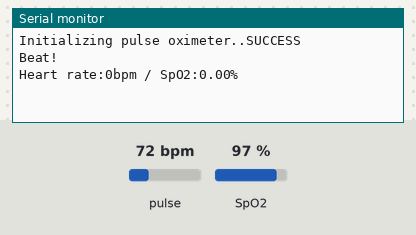
The sketch below on a simulated Arduino Uno, built with avr-gcc and run on an emulated ATmega328P. Shown: the last lines printed to the serial monitor. The inputs (shaded band) are chosen by the test bench; at power-on: pulse 72 bpm, SpO2 97 %.

Above: at 1.2 s.
1.3 s: pulse set to 42 bpm
At 2.7 s:
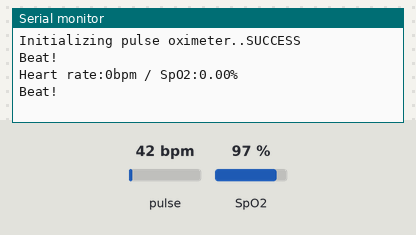
2.8 s: SpO2 set to 80 %
At 3.5 s:
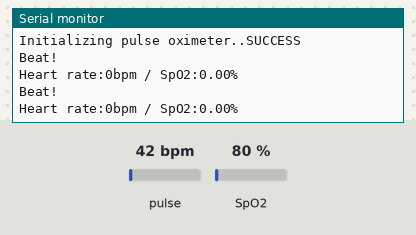
4.3 s: pulse set to 70 bpm
At 5.9 s:
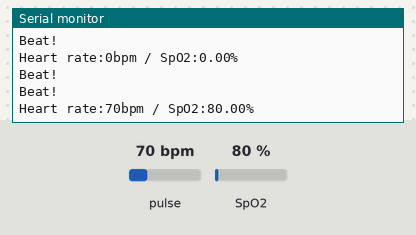

Measured:
- after the input at 4.3 s, the serial monitor: prints a new line after 0.76 s (image 3)

The sketch:

sensorinterface.ino
```cpp
#include <Wire.h>
#include "MAX30100_PulseOximeter.h"
#include <ArduinoJson.h>
#include <SoftwareSerial.h>

#define REPORTING_PERIOD_MS     1000
SoftwareSerial espSerial(2,3);
#define USE_ARDUINO_INTERRUPTS true
PulseOximeter pox;

uint32_t tsLastReport = 0;
int hr = 0;
float spo2 = 0;

void onBeatDetected() {
    Serial.println("Beat!");
}

void setup() {
    Serial.begin(9600);
    espSerial.begin(9600);
    Serial.print("Initializing pulse oximeter..");

    // Initialize sensor
    if (!pox.begin()) {
        Serial.println("FAILED");
        for(;;);
    } else {
        Serial.println("SUCCESS");
    }

  // Configure sensor to use 7.6mA for LED drive
  pox.setIRLedCurrent(MAX30100_LED_CURR_7_6MA);

    // Register a callback routine
    pox.setOnBeatDetectedCallback(onBeatDetected);
}

void loop() {
    // Read from the sensor
    pox.update();

    // Grab the updated heart rate and SpO2 levels
    if (millis() - tsLastReport > REPORTING_PERIOD_MS) {
        Serial.print("Heart rate:");
        hr = pox.getHeartRate();
        Serial.print(hr);
        Serial.print("bpm / SpO2:");
        spo2 = pox.getSpO2();
        Serial.print(spo2);
        Serial.println("%");
        StaticJsonDocument<1000> jsonBuffer;
        JsonObject data = jsonBuffer.to<JsonObject>();
        data["heart_rate"] = hr;
        data["spo2"] = spo2;
        serializeJson(data, espSerial);
        jsonBuffer.clear();
        //temp = 0;
        delay(1000);
        tsLastReport = millis();
    }
}
```
